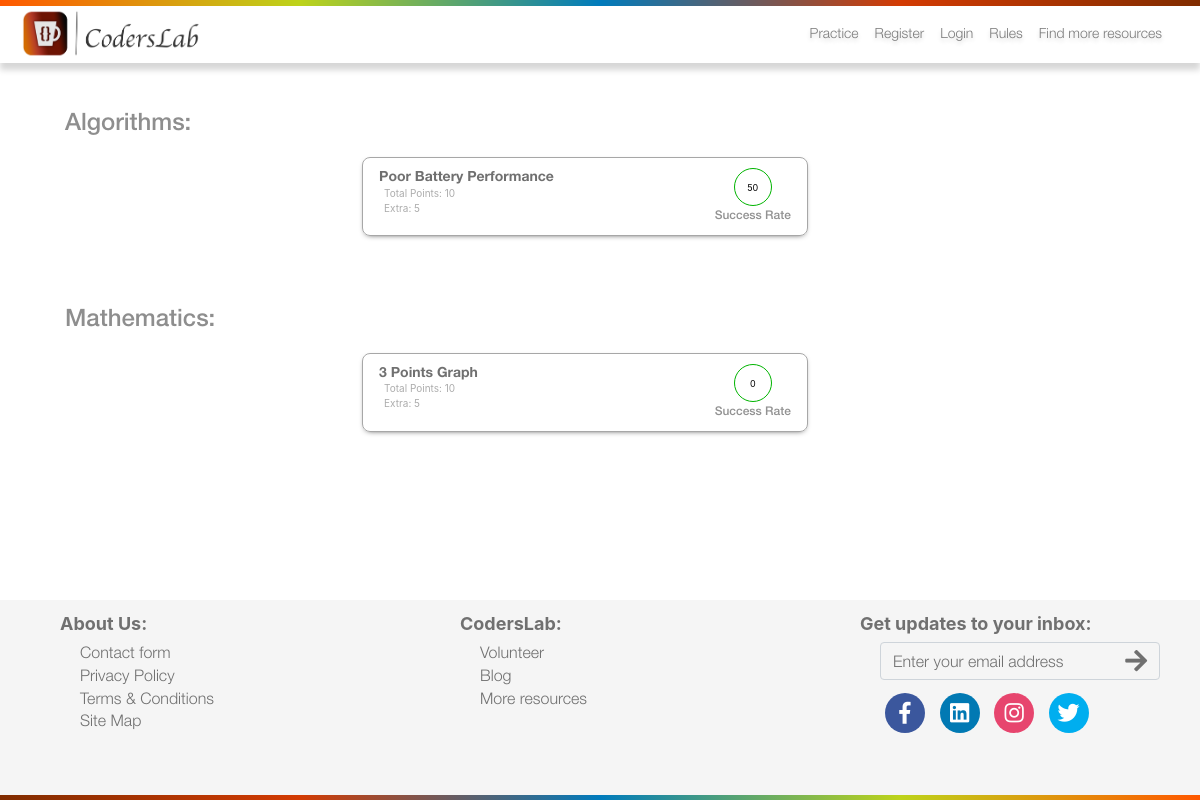
Before: /practice/ with the older database file.
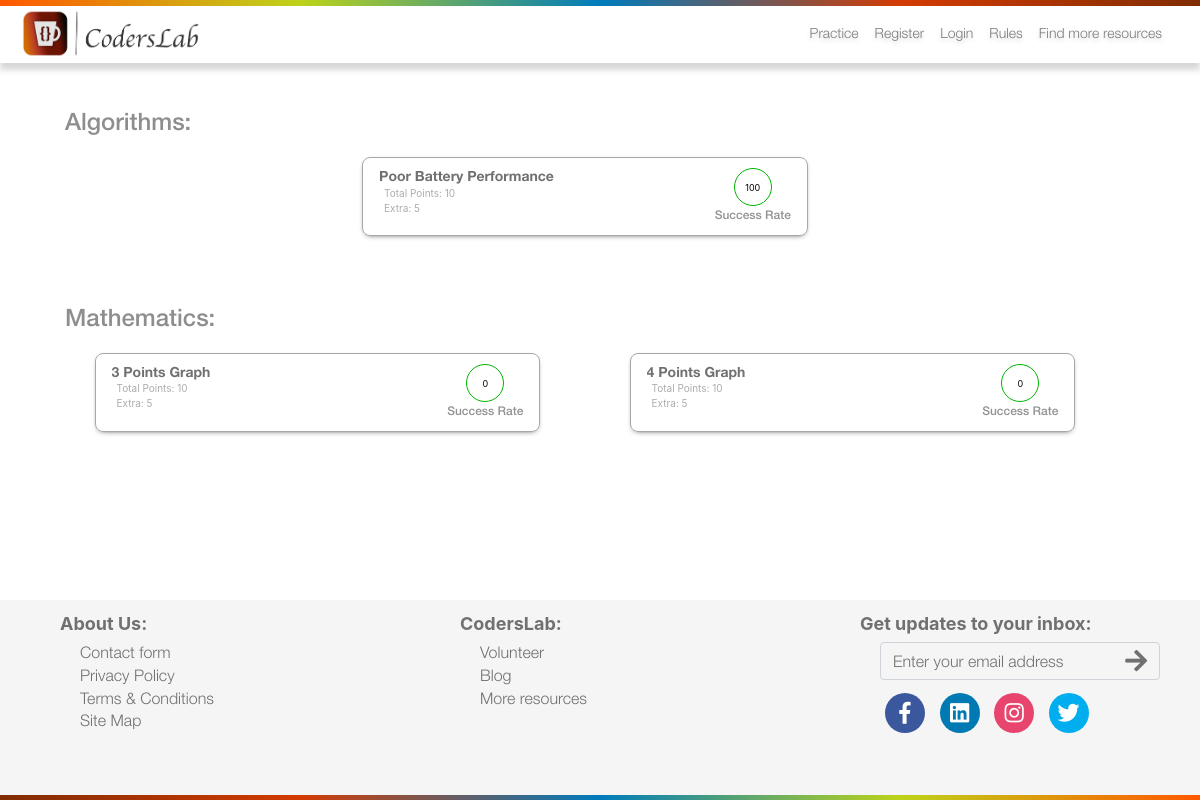
After: the same page with the newer database file.
### practice/models.py (models this page shows, shortened)
class Questions(models.Model):
    title = models.CharField(max_length = 200)
    content = models.TextField()
    stdin = models.TextField(default='')
    expected_output = models.TextField(default='')
    points = models.IntegerField()
    subscore = models.IntegerField()
    CATEGORIES = (
        ('MATH', 'Mathematics'),
        ('ALGO', 'Algorithms'),
        ('1A', 'Round 1A'),
    )
    category = models.CharField(max_length=20, choices=CATEGORIES)
    public = models.BooleanField(default=False)

### practice/views.py (the view)
# urls.py: path('', practiceView, name='practiceView'),
def practiceView(request):
    allQuestions = Questions.objects.filter(public=True)
    allCats = Questions.objects.filter(public=True).values_list('category', flat=True).distinct()
    catsName = []
    index = 0
    catQuestions = []
    for cats in allCats:
        thisCatQuestions = Questions.objects.filter(public=True, category=cats)
        questionSuccessRates = []
        for question in thisCatQuestions:
            successRate = practiceQuestionSuccessRate(question.id)
            questionSuccessRates.append(int(successRate))
        if thisCatQuestions.count() > 0:
            thisCatQuestions = zip(thisCatQuestions, questionSuccessRates)
            categoryName = Questions.objects.filter(category=cats)[0].get_category_display()
            catQuestions.append(thisCatQuestions)
            catsName.append(categoryName)
    categoryAndQuestions = zip(catsName, catQuestions)
    return render(request, 'practice.html', {'cat':categoryAndQuestions, 'pagetitle': 'Practice | CodersLab'})

### practice/utils.py (called while the page is built)
def getQuestionObjFromId(id):
    try:
        thisQuestion = Questions.objects.get(id=id)
    except:
        thisQuestion = None
    return thisQuestion

def practiceQuestionSuccessRate(id):
    question = getQuestionObjFromId(id)
    totalSubmissions = Submissions.objects.filter(question=question).count()
    totalSuccessfulSubmissions = Submissions.objects.filter(question=question, passed=True).count()
    if totalSuccessfulSubmissions > 0:
        return int((totalSuccessfulSubmissions/totalSubmissions) * 100)
    else:
        return 0

### templates/practice.html
{% extends 'header.html' %}
{% load static %}
{% block body %}
<div id="bodyWrapper" class="container">
    <div class="practiceCatWrapper">
        {% for category, questions in cat %}
        <div class="row catWrapper noMargin">
            <div class="catTitle">
                <h4>{{ category }}:</h4>
            </div>
            <div class="row questionsWrapper justify-content-md-around">
                {% for question, successrate in questions %}
                {% if question.get_category_display == category %}
                <div class="col-md-5 questionBox" onclick="showQuestion('{% url "questionscreen" question.title|slugify question.id "0" %}')">
                    <div class="question-details">
                        <h4>{{ question.title }}</h4>
                        <span class="question-details-minor">Total Points: {{ question.points }}</span>
                        <span class="question-details-minor">Extra: {{ question.subscore }}</span>
                    </div>
                    <div class="question-difficulty">
                        <div class="question-difficulty-percent-wrapper">
                            <div class="question-difficulty-percent">{{ successrate }}</div>
                        </div>
                        <span class="question-difficulty-minor">Success Rate</span>
                    </div>
                </div>
                {% endif %}
                {% endfor %}
            </div>
        </div>
        {% endfor %}
    </div>
</div>
{% endblock %}

### templates/header.html (shortened to what this page needs)
{% extends 'footer.html' %} {% block header %} {% load static %}
{% load notifications_tags %}
<!DOCTYPE html>
<html>
<head>
    <link rel='stylesheet' href='https://use.fontawesome.com/releases/v5.7.0/css/all.css'
>
    <link rel="stylesheet" href="{% static 'global/bootstrap/css/bootstrap.min.css' %}">
    <link rel="stylesheet" type="text/css" href="{% static 'global/css/main.css' %}">
    <link rel="stylesheet" type="text/css" href="{% static 'global/fonts/HoeflerText.css' %}">
    <link href="{% static 'global/jQuery-toast/toast.style.min.css' %}" rel="stylesheet">
</head>
<body>
    <div id="mainWrapper">
        <div id="headerWrapper" class="fixed-top">
            <div class="topNavGradient"></div>
            <div class="logoNavWrapper">
                <div class="logo">
                    <a href="/">
                        <Img src="{% static 'global/images/logo.png' %}" style="width: 180px" />
                    </a>
                </div>
                <div class="headerNav">
                    <nav class="navbar navbar-expand-lg navbar-light">
                        <div class="collapse navbar-collapse" id="navbarNavAltMarkup">
                            <div class="navbar-nav">
                                {% if request.user.is_authenticated %}
                                <a class="nav-item nav-link" href="/practice/">Practice</a>
                                <a class="nav-item nav-link" href="/timeline/">Timeline</a>
                                <a class="nav-item nav-link" href="/scoreboard/">Scoreboard</a>
                                <a class="nav-item nav-link" href="/user/{{ request.user.username }}/">Profile</a>
                                <a class="nav-item nav-link"
                                    href="{% url 'accountsettings' %}?next={{ request.path }}">Settings</a>
                                <div class="dropdown">
                                    <button class="btn btn-secondary dropdown-toggle fontsize-14" type="button"
                                        id="dropdownMenuButtonNotification" data-toggle="dropdown" aria-haspopup="true"
                                        aria-expanded="false">
                                        <i class="fas fa-bell"></i>
                                        {% live_notify_badge %}
                                    </button>
                                    <div class="dropdown-menu dropdown-menu-right navbarDropdown height-300 overflow-scroll"
                                        aria-labelledby="dropdownMenuButtonNotification">
                                        <div class="markallreadbtncontainer p-3">
                                            <button type="button" class="btn btn-outline-secondary btn-block btn-sm"
                                                onclick="markallnotificationasread();">
                                                <li class="fas fa-check"> Mark all as read</li>
                                            </button>
                                        </div>
                                        <span class="dropdown-menu-notification">
                                        </span>
                                    </div>
                                </div>
                                <script src="{% static 'notifications/notify.js' %}" type="text/javascript"></script>
                                {% register_notify_callbacks callbacks='fill_notification_list_custom,fill_notification_badge' fetch=22 menu_class="dropdown-menu-notification" %}
                                <div class="dropdown">
                                    <button type="button" class="btn btn-link dropdown-toggle" data-toggle="dropdown"
                                        aria-expanded="false">
                                    </button>
                                    <div class="dropdown-menu dropdown-menu-right navbarDropdown">
                                        <a class="dropdown-item"
                                            href="{% url 'usersubmissionsview' %}?next={{ request.path }}"
                                            id="navMyScoreContainer">My Score:</a>
                                        <div class="dropdown-divider"></div>
                                        <a class="dropdown-item" href="https://blog.coderslab.io/rules/"
                                            target="_blank">Rules <li class="fas fa-external-link-alt fontsize-10"></li>
                                        </a>
                                        <a class="dropdown-item"
                                            href="https://blog.coderslab.io/resources-for-practice/"
                                            target="_blank">Resources <li class="fas fa-external-link-alt fontsize-10">
                                            </li></a>
                                        <a class="dropdown-item"
                                            href="{% url 'avatar_change' %}?next={{ request.path }}">Avatar</a>
                                        <div class="dropdown-divider"></div>
                                        <a class="dropdown-item" href="/logout/">Logout</a>
                                    </div>
                                </div>
                                {% else %}
                                <a class="nav-item nav-link" href="{% url 'practiceView' %}">Practice</a>
                                <a class="nav-item nav-link" href="/register/">Register</a>
                                <a class="nav-item nav-link" href="/login/">Login</a>
                                <a class="nav-item nav-link" href="https://blog.coderslab.io/rules/">Rules</a>
                                <a class="nav-item nav-link"
                                    href="https://blog.coderslab.io/resources-for-practice/">Find more resources</a>
                                {% endif %}
                            </div>
                        </div>
                    </nav>
                </div>
            </div>
        </div>
        {% block body %} {% endblock %} {% endblock %}

### templates/footer.html (shortened to what this page needs)
{% block header %}{% endblock %}
{% block footer %}
{% load static %}
<div id="footerWrapper">
    <div id="footerNavWrapper">
        <div class="row">
            <div class="col eachFooterCol">
                <span class="footerNavTitle">About Us:</span>
                <ul style="list-style: none;">
                    <li><a href="{% url 'contactpage' %}?next={{ request.path }}">Contact form</a></li>
                    <li><a href="{% url 'privacypolicyview' %}?next={{ request.path }}">Privacy Policy</a></li>
                    <li><a href="{% url 'termsandconditionsview' %}">Terms & Conditions</a></li>
                    <li><a href="{% url 'django.contrib.sitemaps.views.sitemap' %}" target="_blank">Site Map</a></li>
                </ul>
            </div>
            <div class="col eachFooterCol">
                <span class="footerNavTitle">CodersLab:</span>
                <ul style="list-style: none;">
                    <li><a href="https://blog.coderslab.io/volunteer-at-coderslab-io/" target="_blank">Volunteer</a></li>
                    <li><a href="https://blog.coderslab.io/" target="_blank">Blog</a></li>
                    <li><a href="https://blog.coderslab.io/resources-for-practice/" target="_blank">More resources</a></li>
                </ul>
            </div>
            <div class="col-lg eachFooterCol">
                <span class="footerNavTitle">Get updates to your inbox:</span>
                <div id="subscribeBoxContainer">
                    <div class="subscribeBox">{% csrf_token %}
                        <input type="text" class="form-control" id="pwd" placeholder="Enter your email address" />
                        <button type="button" class="btn btn-link"><span class="fas fa-arrow-right"></span></button>
                    </div>
                </div>
                <div class="socialIcons">
                    <a href="{% url 'socialfbpage' %}" class="facebook" target="_blank"><span
                            class="fab fa-facebook-f"></span></a>
                    <a href="{% url 'sociallinkedinpage' %}" class="linkedin"  target="_blank"><span class="fab fa-linkedin"></span></a>
                    <a href="{% url 'socialinstagrampage' %}" class="instagram"  target="_blank"><span class="fab fa-instagram"></span></a>
                    <a href="{% url 'socialtwitterpage' %}" class="twitter"  target="_blank"><span class="fab fa-twitter"></span></a>
                </div>
            </div>
        </div>
    </div>
    <div class="bottonNavGradient">
    </div>
</div>
</div>
</body>
</html>
{% endblock %}

Changed rows visible on the page:
changed Questions "Poor Battery Performance": successrate "50" → "100"
added Questions: title "4 Points Graph", points "10", subscore "5", successrate "0", shown under "Mathematics"
